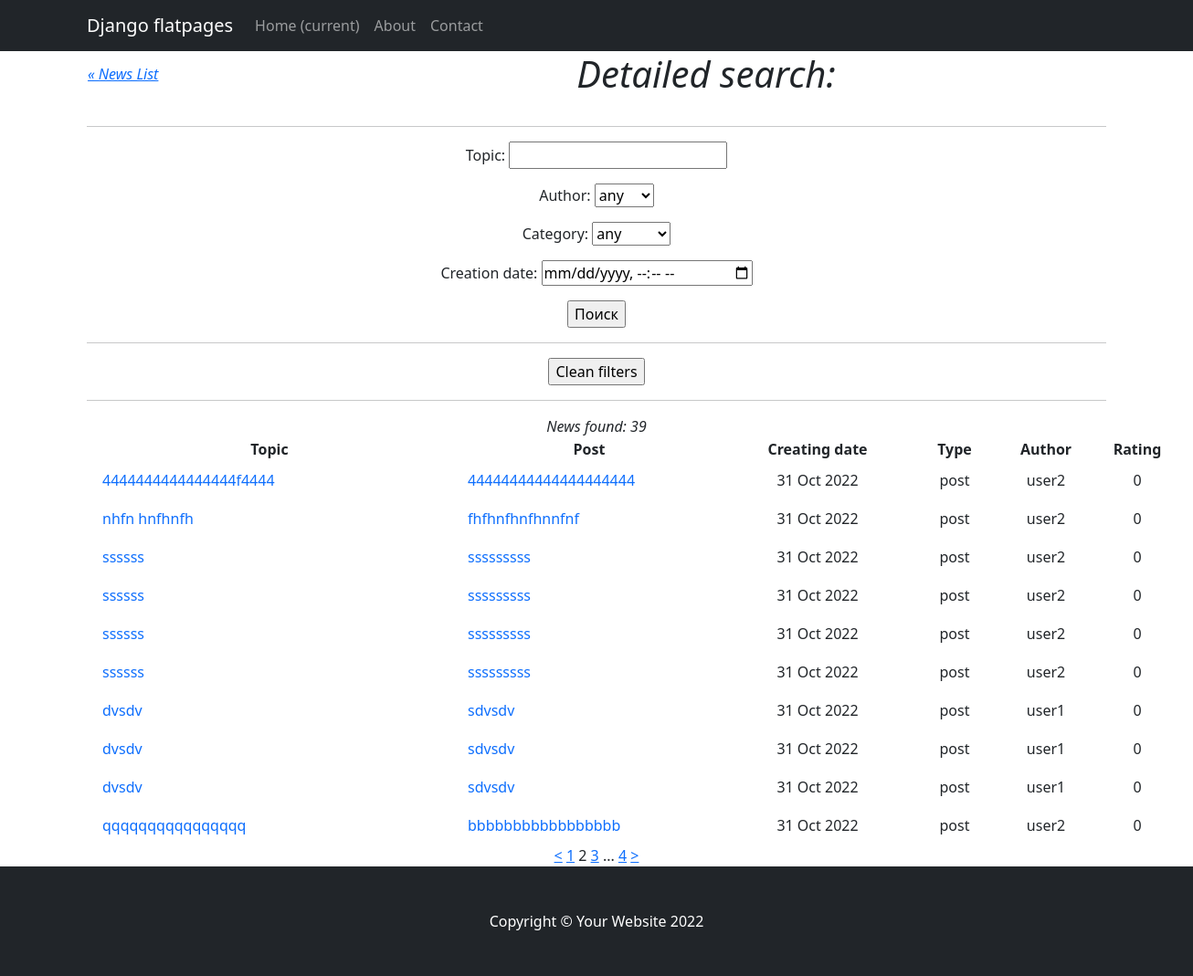
The page /news/search/?page=2 on the database its author committed.
### news/models.py (models this page shows, shortened)
class Post(models.Model):
    news = 'news'
    post = 'post'
    CONTENT_TYPE = [
        (news, 'новость'),
        (post, 'статья'),
    ]
    contentType = models.CharField(max_length=4, choices=CONTENT_TYPE, default=post)
    author = models.ForeignKey(Author, on_delete=models.CASCADE)
    createTime = models.DateTimeField(auto_now_add=True)
    topic = models.CharField(max_length=128)
    content = models.TextField()
    rating = models.SmallIntegerField(default=0)
    postCategory = models.ManyToManyField(Category, through='PostCategory')
    def __str__(self):
        return f'{self.topic.title()}: {self.content[:20]}... Created: {self.createTime}\n'

class Author(models.Model):
    authorUser = models.OneToOneField(User, on_delete=models.CASCADE)
    authorRating = models.SmallIntegerField(default=0)
    def __str__(self):
        return f'{self.authorUser}'

### news/views.py (the view)
# urls.py: path('search/', PostSearch.as_view(), name='post_search'),
class PostSearch(ListView):
    model = Post
    ordering = '-createTime'
    template_name = 'news/post_search.html'
    context_object_name = 'news'
    paginate_by = 10
    def get_queryset(self):
        queryset = super().get_queryset()
        self.filterset = PostFilter(self.request.GET, queryset)
        return self.filterset.qs
    def get_context_data(self, **kwargs):
        context = super().get_context_data(**kwargs)
        context['time_now'] = datetime.utcnow()
        context['news_number'] = len(self.filterset.qs)
        context['filterset'] = self.filterset
        pprint(context)
        return context

### news/models.py (called while the page is built)
    def __str__(self):
        return f'{self.name}'

### news/templatetags/custom_filters.py (called while the page is built)
@register.filter()
def censor(word):
   word_list_adapted = []
   try:
      word_no_space = word.strip()
      word_list = word_no_space.split()
      for word in word_list:
         word_adapted = word.lower()
         if word_adapted in censorship_list:
            word_censored = word[0] + '*' * (len(word_adapted)-1)
            word_list_adapted.append(word_censored)
         else:
            word_censored = word
            word_list_adapted.append(word_censored)
         corrected = " ".join(word_list_adapted)
      return corrected
   except AttributeError as e:
      return f"ErrorMessage: {e}. Please use only 'str'!"

### news/templatetags/custom_tags.py (called while the page is built)
@register.simple_tag(takes_context=True)
def url_replace(context, **kwargs):
   d = context['request'].GET.copy()
   for k, v in kwargs.items():
       d[k] = v
   return d.urlencode()

### templates/news/post_search.html (shortened to what this page needs)
{% extends 'flatpages/default.html' %}
{% load custom_filters %}
{% load custom_tags %}
{% block content %}
    <table>
        <tr>
            <td><em><p style="width: 100px; text-align: left;"><a href="/news/" class="previous">&laquo; News List</a></p></em></td>
            <td><h1><p style="width: 1150px;"><em>Detailed search:</em></h1></td>
        </tr>
    </table>
<hr>
   <form action="" method="get">
       {{ filterset.form.as_p }}
       <input type="submit" value="Поиск" />
   </form>
<hr>
   <form action="" method="get">
       <input type="submit" value="Clean filters" />
   </form>
   <hr>
   {% if news %}
        <caption><em>News found: {{  news_number }}</em></caption>
       <table style="height: 24px; "width="1200">
           <tr>
               <td style="width: 400px; text-align: center;"><strong> Topic</strong> </td>
               <td style="width: 300px; text-align: center;"><strong> Post</strong> </td>
               <td style="width: 200px; text-align: center;"><strong> Creating date </strong></td>
               <td style="width: 100px; text-align: center;"><strong> Type</strong> </td>
               <td style="width: 100px; text-align: center;"><strong> Author </strong></td>
               <td style="width: 100px; text-align: center;"><strong> Rating</strong> </td>
           </tr>
           {% for news_ in news %}
           <tr>
               <td style="text-align: left;"> <a class="nav-link" href="/news/{{ news_.id }}"> {{ news_.topic|censor|truncatewords:4 }} </a></td>
               <td style="text-align: left;"><a class="nav-link" href="/news/{{ news_.id }}">{{ news_.content|censor|truncatechars:20 }}</a></td>
               <td>{{ news_.createTime|date:'d M Y' }}</td>
               <td>{{ news_.contentType }}</td>
               <td>{{ news_.author }}</td>
               <td>{{ news_.rating }}</td>
           </tr>
           {% endfor %}
        </table>
   {% else %}
       <h2>No news</h2>
   {% endif %}
    {% if page_obj.has_previous %}
       <a href="?{% url_replace page=page_obj.previous_page_number %}"><</a>
    {% endif %}
   {% if page_obj.has_previous %}
       <a href="?{% url_replace page=1 %}">1</a>
   {% endif %}
   {{ page_obj.number }}
   {% if page_obj.has_next %}
       <a href="?{% url_replace page=page_obj.next_page_number %}">{{ page_obj.next_page_number }}</a>
       {% if paginator.num_pages != page_obj.next_page_number %}
           ...
           <a href="?{% url_replace page=page_obj.paginator.num_pages %}">{{ page_obj.paginator.num_pages }}</a>
       {% endif %}
   {% endif %}
    {% if page_obj.has_next %}
       <a href="?{% url_replace page=page_obj.next_page_number %}">></a>
    {% endif %}
{% endblock content %}

### templates/flatpages/default.html (style rules this page uses)
html { height: 100%; }
body { margin: 0; color: #fff; min-height: 100%; display: grid; grid-template-rows: auto 1fr auto; }

### rows shown on the page
Post: topic|censor "4444444444444444f4444", content|censor "44444444444444444444", createTime "31 Oct 2022", contentType "post", author "user2", rating "0"
Post: topic|censor "nhfn hnfhnfh", content|censor "fhfhnfhnfhnnfnf", createTime "31 Oct 2022", contentType "post", author "user2", rating "0"
Post: topic|censor "ssssss", content|censor "sssssssss", createTime "31 Oct 2022", contentType "post", author "user2", rating "0"
Post: topic|censor "ssssss", content|censor "sssssssss", createTime "31 Oct 2022", contentType "post", author "user2", rating "0"
Post: topic|censor "ssssss", content|censor "sssssssss", createTime "31 Oct 2022", contentType "post", author "user2", rating "0"
Post: topic|censor "ssssss", content|censor "sssssssss", createTime "31 Oct 2022", contentType "post", author "user2", rating "0"
Post: topic|censor "dvsdv", content|censor "sdvsdv", createTime "31 Oct 2022", contentType "post", author "user1", rating "0"
Post: topic|censor "dvsdv", content|censor "sdvsdv", createTime "31 Oct 2022", contentType "post", author "user1", rating "0"
Post: topic|censor "dvsdv", content|censor "sdvsdv", createTime "31 Oct 2022", contentType "post", author "user1", rating "0"
Post: topic|censor "qqqqqqqqqqqqqqqq", content|censor "bbbbbbbbbbbbbbbbb", createTime "31 Oct 2022", contentType "post", author "user2", rating "0"

### other values the page prints
{{ news_number }} "39"
{{ page_obj.number }} "2"
{{ page_obj.next_page_number }} "3"
{{ page_obj.paginator.num_pages }} "4"
